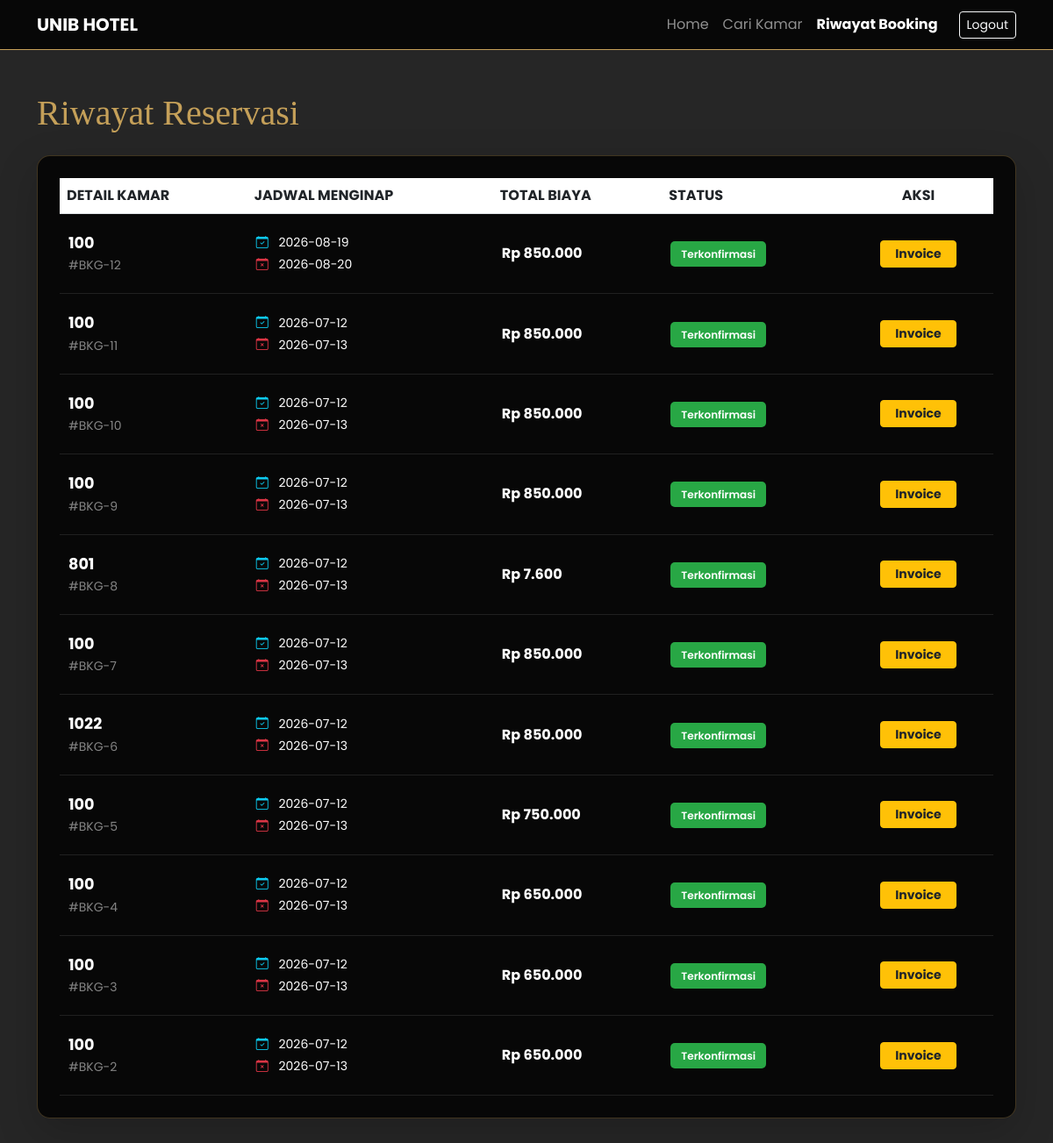
/riwayat.php (signed in), run on the app's committed database.
### tables this page shows
CREATE TABLE `bookings` (
  `id` int NOT NULL,
  `user_id` int DEFAULT NULL,
  `room_id` int DEFAULT NULL,
  `tanggal_checkin` date DEFAULT NULL,
  `tanggal_checkout` date DEFAULT NULL,
  `status` varchar(50) DEFAULT 'Pending',
  `total_harga` int NOT NULL
);

CREATE TABLE `rooms` (
  `id` int NOT NULL,
  `nama_kamar` varchar(100) NOT NULL,
  `tipe` varchar(50) NOT NULL,
  `harga` int NOT NULL,
  `status` varchar(50) DEFAULT 'tersedia',
  `deskripsi` text,
  `gambar` varchar(255) DEFAULT NULL
);

### riwayat.php (the view, shortened to what this page needs)
<?php
require_once '../config/db.php';
$user_id = $_SESSION['user_id'];
?>
<!DOCTYPE html>
<html lang="en">
<head>
    <link href="https://cdn.jsdelivr.net/npm/bootstrap@5.3.0/dist/css/bootstrap.min.css" rel="stylesheet">
    <link rel="stylesheet" href="https://cdn.jsdelivr.net/npm/bootstrap-icons@1.10.5/font/bootstrap-icons.css">
</head>
<body>
<nav class="navbar navbar-expand-lg navbar-dark sticky-top">
    <div class="container">
        <a class="navbar-brand fw-bold" href="index.php">UNIB HOTEL</a>
        <div class="navbar-nav ms-auto align-items-center">
            <a class="nav-link" href="../index.php">Home</a>
            <a class="nav-link" href="index.php">Cari Kamar</a>
            <a class="nav-link active fw-bold" href="riwayat.php">Riwayat Booking</a>
            <a href="../auth/logout.php" class="btn btn-outline-light btn-sm ms-lg-3">Logout</a>
        </div>
    </div>
</nav>
<div class="container py-5">
    <h1 style="font-family: 'Playfair Display', serif; color: #c5a059;" class="mb-4">Riwayat Reservasi</h1>
    <div class="glass-card shadow-lg">
        <div class="table-responsive">
            <table class="table">
                <thead>
                    <tr class="text-gold">
                        <th>DETAIL KAMAR</th>
                        <th>JADWAL MENGINAP</th>
                        <th>TOTAL BIAYA</th>
                        <th>STATUS</th>
                        <th class="text-center">AKSI</th>
                    </tr>
                </thead>
                <tbody>
                    <?php
                    $query = mysqli_query($conn, "SELECT b.*, r.nama_kamar
                                                 FROM bookings b
                                                 JOIN rooms r ON b.room_id = r.id
                                                 WHERE b.user_id = '$user_id'
                                                 ORDER BY b.id DESC");
                    while($row = mysqli_fetch_assoc($query)):
                    ?>
                    <tr>
                        <td>
                            <div class="nama-kamar"><?= $row['nama_kamar']; ?></div>
                            <small style="color: rgba(255,255,255,0.5);">#BKG-<?= $row['id']; ?></small>
                        </td>
                        <td>
    <div class="small mb-1">
        <i class="bi bi-calendar-check text-info me-2"></i>
        <?php
            if (isset($row['check_in'])) { echo $row['check_in']; }
            elseif (isset($row['tgl_checkin'])) { echo $row['tgl_checkin']; }
            elseif (isset($row['tanggal_checkin'])) { echo $row['tanggal_checkin']; }
            else { echo "Data Kosong"; }
        ?>
    </div>
    <div class="small">
        <i class="bi bi-calendar-x text-danger me-2"></i>
        <?php
            if (isset($row['check_out'])) { echo $row['check_out']; }
            elseif (isset($row['tgl_checkout'])) { echo $row['tgl_checkout']; }
            elseif (isset($row['tanggal_checkout'])) { echo $row['tanggal_checkout']; }
            else { echo "Data Kosong"; }
        ?>
    </div>
</td>
                        <td class="text-gold fw-bold">Rp <?= number_format($row['total_harga'], 0, ',', '.'); ?></td>
                        <td>
                            <?php
                            if($row['status'] == 'pending') echo '<span class="status-badge bg-warning text-dark">Menunggu Bayar</span>';
                            elseif($row['status'] == 'menunggu verifikasi') echo '<span class="status-badge bg-verifikasi">Sedang Diverifikasi</span>';
                            elseif($row['status'] == 'success') echo '<span class="status-badge bg-success-custom">Terkonfirmasi</span>';
                            else echo '<span class="status-badge bg-secondary">Batal</span>';
                            ?>
                        </td>
                        <td class="text-center">
                            <?php if($row['status'] == 'success'): ?>
                                <a href="invoice.php?id=<?= $row['id']; ?>" class="btn btn-sm btn-warning fw-bold px-3 shadow-sm text-dark">Invoice</a>
                            <?php else: ?>
                                <span style="color: rgba(255,255,255,0.4); font-size: 0.8rem;">Diproses</span>
                            <?php endif; ?>
                        </td>
                    </tr>
                    <?php endwhile; ?>
                </tbody>
            </table>
        </div>
    </div>
</div>
</body>
</html>

### riwayat.php (style rules this page uses)
body { background: linear-gradient(rgba(0,0,0,0.85), rgba(0,0,0,0.85)), url('https://images.unsplash.com/photo-1542314831-068cd1dbfeeb?q=80&w=2070&auto=format&fit=crop'); background-size: cover; background-attachment: fixed; color: white; font-family: 'Poppins', sans-serif; }
.navbar { backdrop-filter: blur(15px); background: rgba(0,0,0,0.8) !important; border-bottom: 1px solid #c5a059; }
.glass-card { background: rgba(0, 0, 0, 0.8) !important; border: 1px solid rgba(197, 160, 89, 0.3); border-radius: 15px; padding: 25px; }
.table { color: white !important; margin-bottom: 0; vertical-align: middle; }
.table tbody td { color: #ffffff !important; background: transparent !important; border-bottom: 1px solid rgba(255,255,255,0.1); padding: 20px 10px; }
.nama-kamar { color: #ffffff !important; font-weight: 700; font-size: 1.1rem; }
.text-gold { color: #c5a059 !important; }
.status-badge { padding: 6px 12px; border-radius: 5px; font-weight: 600; font-size: 0.75rem; }
.bg-success-custom { background: #28a745; color: white; }

### data on the page
bookings: room.nama_kamar "100", id "12", tanggal_checkin "2026-08-19", tanggal_checkout "2026-08-20", total_harga "850.000", status "Terkonfirmasi"
bookings: room.nama_kamar "100", id "11", tanggal_checkin "2026-07-12", tanggal_checkout "2026-07-13", total_harga "850.000", status "Terkonfirmasi"
bookings: room.nama_kamar "100", id "10", tanggal_checkin "2026-07-12", tanggal_checkout "2026-07-13", total_harga "850.000", status "Terkonfirmasi"
bookings: room.nama_kamar "100", id "9", tanggal_checkin "2026-07-12", tanggal_checkout "2026-07-13", total_harga "850.000", status "Terkonfirmasi"
bookings: room.nama_kamar "801", id "8", tanggal_checkin "2026-07-12", tanggal_checkout "2026-07-13", total_harga "7.600", status "Terkonfirmasi"
bookings: room.nama_kamar "100", id "7", tanggal_checkin "2026-07-12", tanggal_checkout "2026-07-13", total_harga "850.000", status "Terkonfirmasi"
bookings: room.nama_kamar "1022", id "6", tanggal_checkin "2026-07-12", tanggal_checkout "2026-07-13", total_harga "850.000", status "Terkonfirmasi"
bookings: room.nama_kamar "100", id "5", tanggal_checkin "2026-07-12", tanggal_checkout "2026-07-13", total_harga "750.000", status "Terkonfirmasi"
bookings: room.nama_kamar "100", id "4", tanggal_checkin "2026-07-12", tanggal_checkout "2026-07-13", total_harga "650.000", status "Terkonfirmasi"
bookings: room.nama_kamar "100", id "3", tanggal_checkin "2026-07-12", tanggal_checkout "2026-07-13", total_harga "650.000", status "Terkonfirmasi"
bookings: room.nama_kamar "100", id "2", tanggal_checkin "2026-07-12", tanggal_checkout "2026-07-13", total_harga "650.000", status "Terkonfirmasi"
